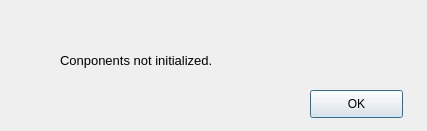
<?xml version="1.0" encoding="UTF-8"?>
<ui version="4.0">
 <class>Cal_dialog</class>
 <widget class="QDialog" name="Cal_dialog">
  <property name="geometry">
   <rect>
    <x>0</x>
    <y>0</y>
    <width>427</width>
    <height>131</height>
   </rect>
  </property>
  <property name="windowTitle">
   <string>Dialog</string>
  </property>
  <widget class="QLabel" name="label">
   <property name="geometry">
    <rect>
     <x>60</x>
     <y>40</y>
     <width>211</width>
     <height>41</height>
    </rect>
   </property>
   <property name="minimumSize">
    <size>
     <width>0</width>
     <height>35</height>
    </size>
   </property>
   <property name="font">
    <font>
     <pointsize>10</pointsize>
    </font>
   </property>
   <property name="text">
    <string>Conponents not initialized.</string>
   </property>
  </widget>
  <widget class="QPushButton" name="pushButton">
   <property name="geometry">
    <rect>
     <x>310</x>
     <y>90</y>
     <width>93</width>
     <height>28</height>
    </rect>
   </property>
   <property name="text">
    <string>OK</string>
   </property>
  </widget>
 </widget>
 <resources/>
 <connections>
  <connection>
   <sender>pushButton</sender>
   <signal>clicked()</signal>
   <receiver>Cal_dialog</receiver>
   <slot>close()</slot>
   <hints>
    <hint type="sourcelabel">
     <x>362</x>
     <y>104</y>
    </hint>
    <hint type="destinationlabel">
     <x>360</x>
     <y>159</y>
    </hint>
   </hints>
  </connection>
 </connections>
</ui>
